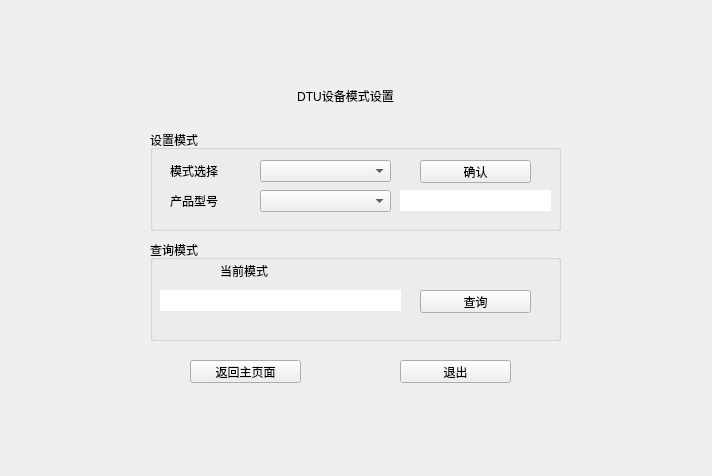
<?xml version="1.0" encoding="UTF-8"?>
<ui version="4.0">
 <class>MainWindow</class>
 <widget class="QMainWindow" name="MainWindow">
  <property name="geometry">
   <rect>
    <x>0</x>
    <y>0</y>
    <width>712</width>
    <height>476</height>
   </rect>
  </property>
  <property name="windowTitle">
   <string>MainWindow</string>
  </property>
  <widget class="QWidget" name="centralWidget">
   <widget class="QStackedWidget" name="stackedWidget">
    <property name="geometry">
     <rect>
      <x>0</x>
      <y>0</y>
      <width>701</width>
      <height>471</height>
     </rect>
    </property>
    <property name="currentIndex">
     <number>1</number>
    </property>
    <widget class="QWidget" name="Main_Page">
     <widget class="QLabel" name="label">
      <property name="geometry">
       <rect>
        <x>240</x>
        <y>20</y>
        <width>231</width>
        <height>41</height>
       </rect>
      </property>
      <property name="styleSheet">
       <string notr="true">font: 75 20pt &quot;微软雅黑&quot;;
color: rgb(0, 0, 0);</string>
      </property>
      <property name="text">
       <string>DTU串口设置</string>
      </property>
      <property name="alignment">
       <set>Qt::AlignCenter</set>
      </property>
     </widget>
     <widget class="QWidget" name="widget" native="true">
      <property name="geometry">
       <rect>
        <x>210</x>
        <y>110</y>
        <width>271</width>
        <height>231</height>
       </rect>
      </property>
      <widget class="QLabel" name="label_2">
       <property name="geometry">
        <rect>
         <x>20</x>
         <y>31</y>
         <width>61</width>
         <height>21</height>
        </rect>
       </property>
       <property name="styleSheet">
        <string notr="true">font: 14pt &quot;微软雅黑&quot;;</string>
       </property>
       <property name="text">
        <string>端口</string>
       </property>
      </widget>
      <widget class="QLabel" name="label_3">
       <property name="geometry">
        <rect>
         <x>20</x>
         <y>70</y>
         <width>61</width>
         <height>21</height>
        </rect>
       </property>
       <property name="styleSheet">
        <string notr="true">font: 14pt &quot;微软雅黑&quot;;</string>
       </property>
       <property name="text">
        <string>波特率</string>
       </property>
      </widget>
      <widget class="QLabel" name="label_4">
       <property name="geometry">
        <rect>
         <x>20</x>
         <y>110</y>
         <width>61</width>
         <height>21</height>
        </rect>
       </property>
       <property name="styleSheet">
        <string notr="true">font: 14pt &quot;微软雅黑&quot;;</string>
       </property>
       <property name="text">
        <string>校验位</string>
       </property>
      </widget>
      <widget class="QLabel" name="label_5">
       <property name="geometry">
        <rect>
         <x>20</x>
         <y>150</y>
         <width>61</width>
         <height>21</height>
        </rect>
       </property>
       <property name="styleSheet">
        <string notr="true">font: 14pt &quot;微软雅黑&quot;;</string>
       </property>
       <property name="text">
        <string>数据位</string>
       </property>
      </widget>
      <widget class="QLabel" name="label_6">
       <property name="geometry">
        <rect>
         <x>20</x>
         <y>190</y>
         <width>61</width>
         <height>21</height>
        </rect>
       </property>
       <property name="styleSheet">
        <string notr="true">font: 14pt &quot;微软雅黑&quot;;</string>
       </property>
       <property name="text">
        <string>停止位</string>
       </property>
      </widget>
      <widget class="QComboBox" name="Serial_Port">
       <property name="geometry">
        <rect>
         <x>110</x>
         <y>30</y>
         <width>131</width>
         <height>22</height>
        </rect>
       </property>
      </widget>
      <widget class="QComboBox" name="Serial_Baurdrate">
       <property name="geometry">
        <rect>
         <x>110</x>
         <y>70</y>
         <width>131</width>
         <height>22</height>
        </rect>
       </property>
      </widget>
      <widget class="QComboBox" name="Serial_Parity">
       <property name="geometry">
        <rect>
         <x>110</x>
         <y>110</y>
         <width>131</width>
         <height>22</height>
        </rect>
       </property>
      </widget>
      <widget class="QComboBox" name="Serial_Data_Bit">
       <property name="geometry">
        <rect>
         <x>110</x>
         <y>150</y>
         <width>131</width>
         <height>22</height>
        </rect>
       </property>
      </widget>
      <widget class="QComboBox" name="Serial_Stop_Bit">
       <property name="geometry">
        <rect>
         <x>110</x>
         <y>190</y>
         <width>131</width>
         <height>22</height>
        </rect>
       </property>
      </widget>
     </widget>
     <widget class="QPushButton" name="Connect_Device">
      <property name="geometry">
       <rect>
        <x>210</x>
        <y>360</y>
        <width>111</width>
        <height>31</height>
       </rect>
      </property>
      <property name="text">
       <string>连接设备</string>
      </property>
     </widget>
     <widget class="QPushButton" name="Main_Exit">
      <property name="geometry">
       <rect>
        <x>400</x>
        <y>360</y>
        <width>111</width>
        <height>31</height>
       </rect>
      </property>
      <property name="text">
       <string>退出</string>
      </property>
     </widget>
    </widget>
    <widget class="QWidget" name="Device_Mode">
     <widget class="QWidget" name="widget_2" native="true">
      <property name="geometry">
       <rect>
        <x>150</x>
        <y>120</y>
        <width>421</width>
        <height>271</height>
       </rect>
      </property>
      <widget class="QGroupBox" name="groupBox">
       <property name="geometry">
        <rect>
         <x>0</x>
         <y>10</y>
         <width>411</width>
         <height>101</height>
        </rect>
       </property>
       <property name="title">
        <string>设置模式</string>
       </property>
       <widget class="QComboBox" name="Select_Mode">
        <property name="geometry">
         <rect>
          <x>110</x>
          <y>30</y>
          <width>131</width>
          <height>22</height>
         </rect>
        </property>
       </widget>
       <widget class="QLabel" name="label_10">
        <property name="geometry">
         <rect>
          <x>20</x>
          <y>30</y>
          <width>91</width>
          <height>21</height>
         </rect>
        </property>
        <property name="styleSheet">
         <string notr="true">font: 14pt &quot;微软雅黑&quot;;</string>
        </property>
        <property name="text">
         <string>模式选择</string>
        </property>
       </widget>
       <widget class="QLabel" name="label_9">
        <property name="geometry">
         <rect>
          <x>20</x>
          <y>60</y>
          <width>91</width>
          <height>21</height>
         </rect>
        </property>
        <property name="styleSheet">
         <string notr="true">font: 14pt &quot;微软雅黑&quot;;</string>
        </property>
        <property name="text">
         <string>产品型号</string>
        </property>
       </widget>
       <widget class="QPushButton" name="Setting_Mode">
        <property name="geometry">
         <rect>
          <x>270</x>
          <y>30</y>
          <width>111</width>
          <height>23</height>
         </rect>
        </property>
        <property name="text">
         <string>确认</string>
        </property>
       </widget>
       <widget class="QComboBox" name="Select_Model">
        <property name="geometry">
         <rect>
          <x>110</x>
          <y>60</y>
          <width>131</width>
          <height>22</height>
         </rect>
        </property>
       </widget>
       <widget class="QLabel" name="mode_select_tip">
        <property name="geometry">
         <rect>
          <x>250</x>
          <y>60</y>
          <width>151</width>
          <height>21</height>
         </rect>
        </property>
        <property name="styleSheet">
         <string notr="true">background-color: rgb(255, 255, 255);
color: rgb(255, 85, 0);
font: 10pt &quot;微软雅黑&quot;;</string>
        </property>
        <property name="text">
         <string/>
        </property>
        <property name="alignment">
         <set>Qt::AlignCenter</set>
        </property>
       </widget>
      </widget>
      <widget class="QGroupBox" name="groupBox_2">
       <property name="geometry">
        <rect>
         <x>0</x>
         <y>120</y>
         <width>411</width>
         <height>101</height>
        </rect>
       </property>
       <property name="title">
        <string>查询模式</string>
       </property>
       <widget class="QPushButton" name="Find_Mode">
        <property name="geometry">
         <rect>
          <x>270</x>
          <y>50</y>
          <width>111</width>
          <height>23</height>
         </rect>
        </property>
        <property name="text">
         <string>查询</string>
        </property>
       </widget>
       <widget class="QLabel" name="Current_Mode_Display">
        <property name="geometry">
         <rect>
          <x>10</x>
          <y>50</y>
          <width>241</width>
          <height>21</height>
         </rect>
        </property>
        <property name="styleSheet">
         <string notr="true">font: 14pt &quot;微软雅黑&quot;;
background-color: rgb(255, 255, 255);
color: rgb(255, 85, 0);</string>
        </property>
        <property name="text">
         <string/>
        </property>
        <property name="alignment">
         <set>Qt::AlignCenter</set>
        </property>
       </widget>
       <widget class="QLabel" name="label_13">
        <property name="geometry">
         <rect>
          <x>70</x>
          <y>20</y>
          <width>91</width>
          <height>21</height>
         </rect>
        </property>
        <property name="styleSheet">
         <string notr="true">font: 14pt &quot;微软雅黑&quot;;</string>
        </property>
        <property name="text">
         <string>当前模式</string>
        </property>
       </widget>
      </widget>
      <widget class="QPushButton" name="DTU_DEVICE_MODE_BACK">
       <property name="geometry">
        <rect>
         <x>40</x>
         <y>240</y>
         <width>111</width>
         <height>23</height>
        </rect>
       </property>
       <property name="text">
        <string>返回主页面</string>
       </property>
      </widget>
      <widget class="QPushButton" name="DTU_DEVICE_MODE_EXIT">
       <property name="geometry">
        <rect>
         <x>250</x>
         <y>240</y>
         <width>111</width>
         <height>23</height>
        </rect>
       </property>
       <property name="text">
        <string>退出</string>
       </property>
      </widget>
     </widget>
     <widget class="QLabel" name="device_mode_title">
      <property name="geometry">
       <rect>
        <x>250</x>
        <y>80</y>
        <width>191</width>
        <height>31</height>
       </rect>
      </property>
      <property name="styleSheet">
       <string notr="true">font: 16pt &quot;微软雅黑&quot;;</string>
      </property>
      <property name="text">
       <string>DTU设备模式设置</string>
      </property>
      <property name="alignment">
       <set>Qt::AlignCenter</set>
      </property>
     </widget>
    </widget>
    <widget class="QWidget" name="Esp8266_Page">
     <widget class="QLabel" name="device_mode_title_2">
      <property name="geometry">
       <rect>
        <x>250</x>
        <y>20</y>
        <width>191</width>
        <height>31</height>
       </rect>
      </property>
      <property name="styleSheet">
       <string notr="true">font: 16pt &quot;微软雅黑&quot;;</string>
      </property>
      <property name="text">
       <string>ESP8266/ESP32模式</string>
      </property>
      <property name="alignment">
       <set>Qt::AlignCenter</set>
      </property>
     </widget>
     <widget class="QLabel" name="label_7">
      <property name="geometry">
       <rect>
        <x>40</x>
        <y>60</y>
        <width>131</width>
        <height>31</height>
       </rect>
      </property>
      <property name="styleSheet">
       <string notr="true">font: 14pt &quot;微软雅黑&quot;;</string>
      </property>
      <property name="text">
       <string>设置WIFI模式</string>
      </property>
     </widget>
     <widget class="QLabel" name="label_8">
      <property name="geometry">
       <rect>
        <x>380</x>
        <y>60</y>
        <width>171</width>
        <height>31</height>
       </rect>
      </property>
      <property name="styleSheet">
       <string notr="true">font: 14pt &quot;微软雅黑&quot;;</string>
      </property>
      <property name="text">
       <string>查询当前WIFI模式</string>
      </property>
     </widget>
     <widget class="QLabel" name="label_11">
      <property name="geometry">
       <rect>
        <x>40</x>
        <y>120</y>
        <width>111</width>
        <height>31</height>
       </rect>
      </property>
      <property name="styleSheet">
       <string notr="true">font: 14pt &quot;微软雅黑&quot;;</string>
      </property>
      <property name="text">
       <string>连接AP指令</string>
      </property>
     </widget>
     <widget class="QLabel" name="label_12">
      <property name="geometry">
       <rect>
        <x>380</x>
        <y>130</y>
        <width>171</width>
        <height>31</height>
       </rect>
      </property>
      <property name="styleSheet">
       <string notr="true">font: 14pt &quot;微软雅黑&quot;;</string>
      </property>
      <property name="text">
       <string>查询当前AP</string>
      </property>
     </widget>
     <widget class="QLabel" name="label_14">
      <property name="geometry">
       <rect>
        <x>40</x>
        <y>220</y>
        <width>181</width>
        <height>31</height>
       </rect>
      </property>
      <property name="styleSheet">
       <string notr="true">font: 14pt &quot;微软雅黑&quot;;</string>
      </property>
      <property name="text">
       <string>一键配置SoftAP参数</string>
      </property>
     </widget>
     <widget class="QLabel" name="label_15">
      <property name="geometry">
       <rect>
        <x>380</x>
        <y>220</y>
        <width>171</width>
        <height>31</height>
       </rect>
      </property>
      <property name="styleSheet">
       <string notr="true">font: 14pt &quot;微软雅黑&quot;;</string>
      </property>
      <property name="text">
       <string>查询SoftAP指令</string>
      </property>
     </widget>
     <widget class="QLabel" name="label_16">
      <property name="geometry">
       <rect>
        <x>40</x>
        <y>320</y>
        <width>311</width>
        <height>31</height>
       </rect>
      </property>
      <property name="styleSheet">
       <string notr="true">font: 14pt &quot;微软雅黑&quot;;</string>
      </property>
      <property name="text">
       <string>建立TCP连接，UDP传输或SSL连接</string>
      </property>
     </widget>
     <widget class="QComboBox" name="Wifi_Mode_Select">
      <property name="geometry">
       <rect>
        <x>40</x>
        <y>90</y>
        <width>131</width>
        <height>22</height>
       </rect>
      </property>
     </widget>
     <widget class="QLineEdit" name="JAP_SSID">
      <property name="geometry">
       <rect>
        <x>100</x>
        <y>150</y>
        <width>113</width>
        <height>20</height>
       </rect>
      </property>
     </widget>
     <widget class="QLineEdit" name="JAP_PWD">
      <property name="geometry">
       <rect>
        <x>100</x>
        <y>180</y>
        <width>113</width>
        <height>20</height>
       </rect>
      </property>
     </widget>
     <widget class="QPushButton" name="Setting_Wifi_Mode">
      <property name="geometry">
       <rect>
        <x>250</x>
        <y>90</y>
        <width>75</width>
        <height>23</height>
       </rect>
      </property>
      <property name="text">
       <string>确定</string>
      </property>
     </widget>
     <widget class="QLabel" name="label_17">
      <property name="geometry">
       <rect>
        <x>40</x>
        <y>150</y>
        <width>51</width>
        <height>31</height>
       </rect>
      </property>
      <property name="styleSheet">
       <string notr="true">font: 14pt &quot;微软雅黑&quot;;</string>
      </property>
      <property name="text">
       <string>SSID:</string>
      </property>
     </widget>
     <widget class="QLabel" name="label_18">
      <property name="geometry">
       <rect>
        <x>40</x>
        <y>170</y>
        <width>61</width>
        <height>31</height>
       </rect>
      </property>
      <property name="styleSheet">
       <string notr="true">font: 14pt &quot;微软雅黑&quot;;</string>
      </property>
      <property name="text">
       <string>PWD:</string>
      </property>
     </widget>
     <widget class="QPushButton" name="Setting_Connect_AP">
      <property name="geometry">
       <rect>
        <x>250</x>
        <y>160</y>
        <width>75</width>
        <height>23</height>
       </rect>
      </property>
      <property name="text">
       <string>确定</string>
      </property>
     </widget>
     <widget class="QLabel" name="label_19">
      <property name="geometry">
       <rect>
        <x>40</x>
        <y>280</y>
        <width>61</width>
        <height>31</height>
       </rect>
      </property>
      <property name="styleSheet">
       <string notr="true">font: 14pt &quot;微软雅黑&quot;;</string>
      </property>
      <property name="text">
       <string>PWD:</string>
      </property>
     </widget>
     <widget class="QLabel" name="label_20">
      <property name="geometry">
       <rect>
        <x>40</x>
        <y>260</y>
        <width>51</width>
        <height>31</height>
       </rect>
      </property>
      <property name="styleSheet">
       <string notr="true">font: 14pt &quot;微软雅黑&quot;;</string>
      </property>
      <property name="text">
       <string>SSID:</string>
      </property>
     </widget>
     <widget class="QPushButton" name="Setting_SoftAP">
      <property name="geometry">
       <rect>
        <x>250</x>
        <y>270</y>
        <width>75</width>
        <height>23</height>
       </rect>
      </property>
      <property name="text">
       <string>确定</string>
      </property>
     </widget>
     <widget class="QLineEdit" name="SAP_PWD">
      <property name="geometry">
       <rect>
        <x>100</x>
        <y>290</y>
        <width>113</width>
        <height>20</height>
       </rect>
      </property>
     </widget>
     <widget class="QLineEdit" name="SAP_SSID">
      <property name="geometry">
       <rect>
        <x>100</x>
        <y>260</y>
        <width>113</width>
        <height>20</height>
       </rect>
      </property>
     </widget>
     <widget class="QLabel" name="label_21">
      <property name="geometry">
       <rect>
        <x>40</x>
        <y>380</y>
        <width>61</width>
        <height>31</height>
       </rect>
      </property>
      <property name="styleSheet">
       <string notr="true">font: 14pt &quot;微软雅黑&quot;;</string>
      </property>
      <property name="text">
       <string>地址:</string>
      </property>
     </widget>
     <widget class="QLabel" name="label_22">
      <property name="geometry">
       <rect>
        <x>40</x>
        <y>350</y>
        <width>51</width>
        <height>31</height>
       </rect>
      </property>
      <property name="styleSheet">
       <string notr="true">font: 14pt &quot;微软雅黑&quot;;</string>
      </property>
      <property name="text">
       <string>类型:</string>
      </property>
     </widget>
     <widget class="QLineEdit" name="Server_Addr">
      <property name="geometry">
       <rect>
        <x>110</x>
        <y>390</y>
        <width>113</width>
        <height>20</height>
       </rect>
      </property>
     </widget>
     <widget class="QLineEdit" name="Server_Port">
      <property name="geometry">
       <rect>
        <x>110</x>
        <y>420</y>
        <width>113</width>
        <height>20</height>
       </rect>
      </property>
     </widget>
     <widget class="QLabel" name="label_23">
      <property name="geometry">
       <rect>
        <x>40</x>
        <y>410</y>
        <width>61</width>
        <height>31</height>
       </rect>
      </property>
      <property name="styleSheet">
       <string notr="true">font: 14pt &quot;微软雅黑&quot;;</string>
      </property>
      <property name="text">
       <string>端口号:</string>
      </property>
     </widget>
     <widget class="QComboBox" name="TCP_Type_Select">
      <property name="geometry">
       <rect>
        <x>110</x>
        <y>360</y>
        <width>131</width>
        <height>22</height>
       </rect>
      </property>
     </widget>
     <widget class="QPushButton" name="Setting_Server_Connect">
      <property name="geometry">
       <rect>
        <x>250</x>
        <y>390</y>
        <width>75</width>
        <height>23</height>
       </rect>
      </property>
      <property name="text">
       <string>确定</string>
      </property>
     </widget>
     <widget class="QPushButton" name="Find_Setting_Wifi_Mode">
      <property name="geometry">
       <rect>
        <x>610</x>
        <y>100</y>
        <width>75</width>
        <height>23</height>
       </rect>
      </property>
      <property name="text">
       <string>查询</string>
      </property>
     </widget>
     <widget class="QPushButton" name="Find_Current_Ap">
      <property name="geometry">
       <rect>
        <x>610</x>
        <y>180</y>
        <width>75</width>
        <height>23</height>
       </rect>
      </property>
      <property name="text">
       <string>查询</string>
      </property>
     </widget>
     <widget class="QPushButton" name="Find_Current_SortAp">
      <property name="geometry">
       <rect>
        <x>610</x>
        <y>260</y>
        <width>75</width>
        <height>23</height>
       </rect>
      </property>
      <property name="text">
       <string>查询</string>
      </property>
     </widget>
     <widget class="QLabel" name="Current_Wifi_Mode">
      <property name="geometry">
       <rect>
        <x>380</x>
        <y>100</y>
        <width>191</width>
        <height>21</height>
       </rect>
      </property>
      <property name="styleSheet">
       <string notr="true">background-color: rgb(255, 255, 255);
color: rgb(255, 85, 0);
font: 10pt &quot;微软雅黑&quot;;</string>
      </property>
      <property name="text">
       <string/>
      </property>
      <property name="alignment">
       <set>Qt::AlignCenter</set>
      </property>
     </widget>
     <widget class="QLabel" name="Current_Ap">
      <property name="geometry">
       <rect>
        <x>380</x>
        <y>180</y>
        <width>191</width>
        <height>21</height>
       </rect>
      </property>
      <property name="styleSheet">
       <string notr="true">background-color: rgb(255, 255, 255);
color: rgb(255, 85, 0);
font: 10pt &quot;微软雅黑&quot;;</string>
      </property>
      <property name="text">
       <string/>
      </property>
      <property name="alignment">
       <set>Qt::AlignCenter</set>
      </property>
     </widget>
     <widget class="QLabel" name="Current_SoftAp">
      <property name="geometry">
       <rect>
        <x>380</x>
        <y>260</y>
        <width>191</width>
        <height>21</height>
       </rect>
      </property>
      <property name="styleSheet">
       <string notr="true">background-color: rgb(255, 255, 255);
color: rgb(255, 85, 0);
font: 10pt &quot;微软雅黑&quot;;</string>
      </property>
      <property name="text">
       <string/>
      </property>
      <property name="alignment">
       <set>Qt::AlignCenter</set>
      </property>
     </widget>
     <widget class="QLabel" name="Setting_DTU_Tip">
      <property name="geometry">
       <rect>
        <x>370</x>
        <y>350</y>
        <width>331</width>
        <height>31</height>
       </rect>
      </property>
      <property name="styleSheet">
       <string notr="true">background-color: rgb(255, 255, 255);
color: rgb(255, 85, 0);
font: 12pt &quot;微软雅黑&quot;;</string>
      </property>
      <property name="text">
       <string/>
      </property>
      <property name="alignment">
       <set>Qt::AlignCenter</set>
      </property>
     </widget>
     <widget class="QPushButton" name="Return_Dtu_Mode_Slect_Page">
      <property name="geometry">
       <rect>
        <x>370</x>
        <y>420</y>
        <width>331</width>
        <height>23</height>
       </rect>
      </property>
      <property name="text">
       <string>返回DTU设备模式设置</string>
      </property>
     </widget>
    </widget>
   </widget>
  </widget>
 </widget>
 <layoutdefault spacing="6" margin="11"/>
 <resources/>
 <connections/>
</ui>
